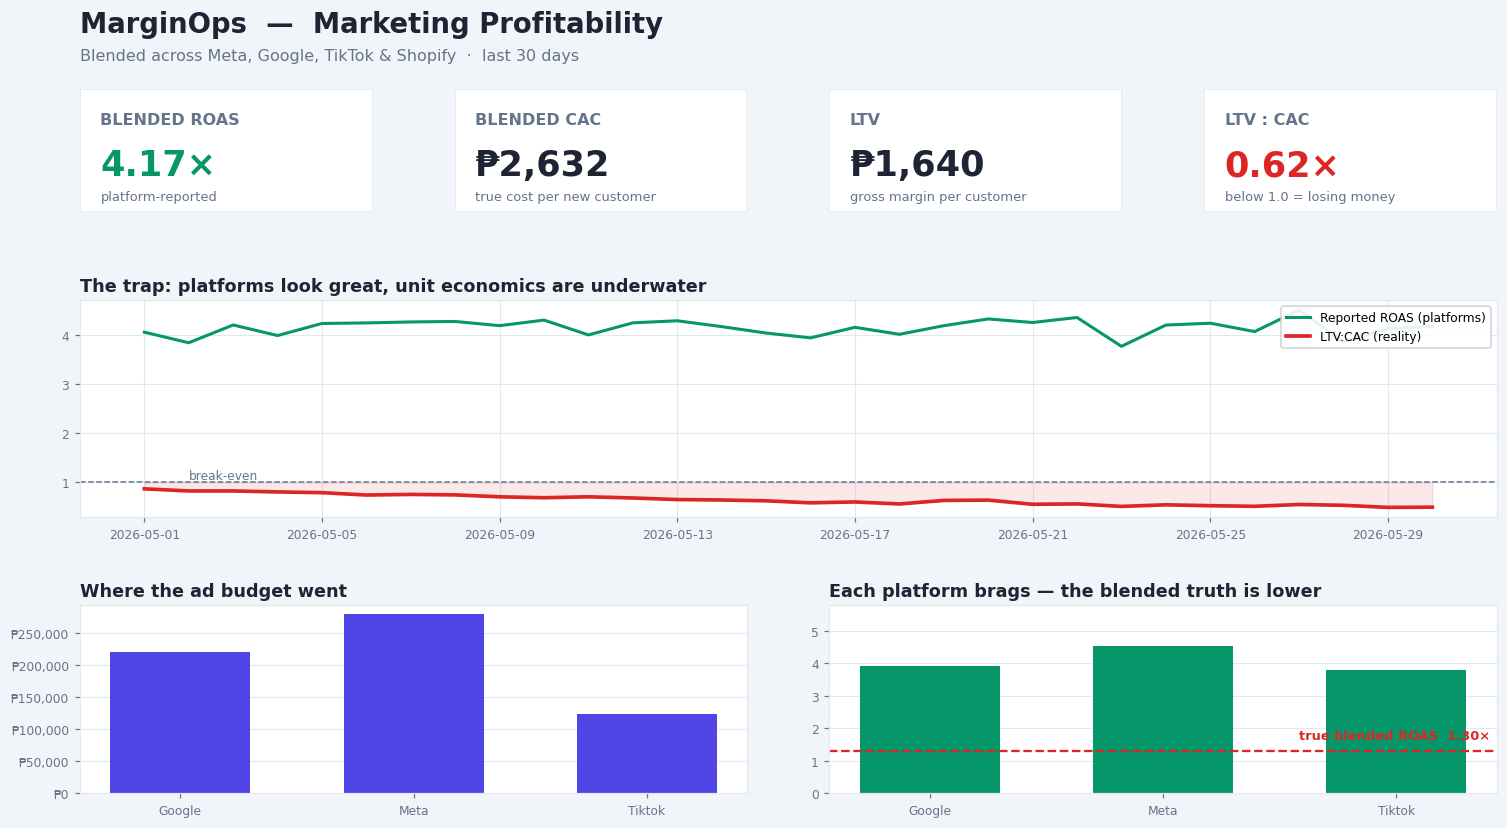

Python code for this plot:
"""
dashboard.py  —  The "plated meal": a one-figure analytics dashboard, offline.

Run:  python dashboard.py
Writes dashboard.png and (if you have a screen) shows it.

Optional args via env-free edits at the bottom: change `days` or `platforms`
to demo the filters live (e.g. days=7 for the 'velocity of the bleed').
"""
from __future__ import annotations
import matplotlib
matplotlib.use("Agg")           # headless-safe; comment out to pop a window locally
import matplotlib.pyplot as plt
from matplotlib import gridspec
import analytics as A

# ---- deck palette (keeps the Python dashboard on-brand with MarginOps) ----
INK = "#1E2433"; INDIGO = "#4F46E5"; RED = "#DC2626"; GREEN = "#059669"
MUTED = "#64748B"; SURFACE = "#F1F5F9"; CARD = "#FFFFFF"; GRID = "#E2E8F0"


def peso(x: float) -> str:
    return f"\u20b1{x:,.0f}"


def _tile(ax, label, value, color=INK, sub=None):
    ax.axis("off")
    ax.add_patch(plt.Rectangle((0, 0), 1, 1, transform=ax.transAxes,
                               facecolor=CARD, edgecolor=GRID, lw=1, zorder=0))
    ax.text(0.07, 0.72, label, transform=ax.transAxes, fontsize=10.5, color=MUTED, weight="bold")
    ax.text(0.07, 0.30, value, transform=ax.transAxes, fontsize=23, color=color, weight="bold")
    if sub:
        ax.text(0.07, 0.10, sub, transform=ax.transAxes, fontsize=8.5, color=MUTED)


def _style(ax, axis="both"):
    ax.grid(True, axis=axis, color=GRID, lw=0.7)
    ax.set_axisbelow(True)
    for sp in ax.spines.values():
        sp.set_color(GRID)
    ax.tick_params(colors=MUTED, labelsize=8)


def build(days: int = 30, platforms=None, out: str = "dashboard.png"):
    ads, shop = A.load_streams()
    ads, shop = A.filter_window(ads, shop, days=days, platforms=platforms)
    k = A.kpis(ads, shop)
    plat = A.by_platform(ads)
    d = A.daily(ads, shop)

    plt.rcParams.update({"font.family": "DejaVu Sans"})
    fig = plt.figure(figsize=(14, 8), dpi=110)
    fig.patch.set_facecolor(SURFACE)
    gs = gridspec.GridSpec(3, 4, figure=fig, height_ratios=[0.85, 1.5, 1.3],
                           hspace=0.5, wspace=0.28,
                           left=0.05, right=0.97, top=0.88, bottom=0.08)

    fig.text(0.05, 0.945, "MarginOps  —  Marketing Profitability", fontsize=18, weight="bold", color=INK)
    fig.text(0.05, 0.913, f"Blended across Meta, Google, TikTok & Shopify  ·  last {days} days",
             fontsize=10.5, color=MUTED)

    # ---- KPI tiles ----
    ratio = k["ltv_cac"]
    rc = RED if ratio < 1 else GREEN
    _tile(fig.add_subplot(gs[0, 0]), "BLENDED ROAS", f"{k['reported_roas']:.2f}\u00d7", GREEN, "platform-reported")
    _tile(fig.add_subplot(gs[0, 1]), "BLENDED CAC", peso(k["blended_cac"]), INK, "true cost per new customer")
    _tile(fig.add_subplot(gs[0, 2]), "LTV", peso(k["ltv"]), INK, "gross margin per customer")
    _tile(fig.add_subplot(gs[0, 3]), "LTV : CAC", f"{ratio:.2f}\u00d7", rc,
          "below 1.0 = losing money" if ratio < 1 else "healthy")

    # ---- Row 2: the trap ----
    ax = fig.add_subplot(gs[1, :])
    ax.plot(d.index, d["reported_roas"], color=GREEN, lw=2, label="Reported ROAS (platforms)")
    ax.plot(d.index, d["ltv_cac"], color=RED, lw=2.4, label="LTV:CAC (reality)")
    ax.axhline(1.0, color=MUTED, ls="--", lw=1)
    ax.fill_between(d.index, d["ltv_cac"], 1.0, where=(d["ltv_cac"] < 1.0), color=RED, alpha=0.10)
    ax.text(d.index[1], 1.07, "break-even", color=MUTED, fontsize=8)
    ax.set_title("The trap: platforms look great, unit economics are underwater",
                 fontsize=11.5, color=INK, loc="left", weight="bold")
    _style(ax)
    ax.legend(loc="upper right", fontsize=8, framealpha=0.9)

    # ---- Row 3a: spend by platform ----
    ax2 = fig.add_subplot(gs[2, :2])
    ax2.bar(plat["platform"], plat["spend"], color=INDIGO, width=0.6)
    ax2.set_title("Where the ad budget went", fontsize=11.5, color=INK, loc="left", weight="bold")
    ax2.yaxis.set_major_formatter(lambda v, _: peso(v))
    _style(ax2, axis="y")

    # ---- Row 3b: each platform brags, truth is lower ----
    ax3 = fig.add_subplot(gs[2, 2:])
    ax3.bar(plat["platform"], plat["reported_roas"], color=GREEN, width=0.6)
    ax3.axhline(k["true_roas"], color=RED, ls="--", lw=1.5)
    ax3.set_ylim(0, max(plat["reported_roas"]) * 1.28)
    ax3.annotate(f"true blended ROAS  {k['true_roas']:.2f}\u00d7",
                 xy=(0.99, k["true_roas"]), xycoords=("axes fraction", "data"),
                 xytext=(0, 6), textcoords="offset points",
                 ha="right", va="bottom", color=RED, fontsize=8.5, weight="bold")
    ax3.set_title("Each platform brags — the blended truth is lower",
                  fontsize=11.5, color=INK, loc="left", weight="bold")
    _style(ax3, axis="y")

    fig.savefig(out, facecolor=SURFACE, bbox_inches="tight")
    print(f"Saved {out}  |  ROAS {k['reported_roas']:.2f}x  CAC {peso(k['blended_cac'])}  "
          f"LTV {peso(k['ltv'])}  LTV:CAC {ratio:.2f}x  "
          f"(double-count gap {peso(k['double_count_gap'])})")
    return fig


if __name__ == "__main__":
    build(days=30)                       # try: build(days=7) or build(platforms=["Meta"])
